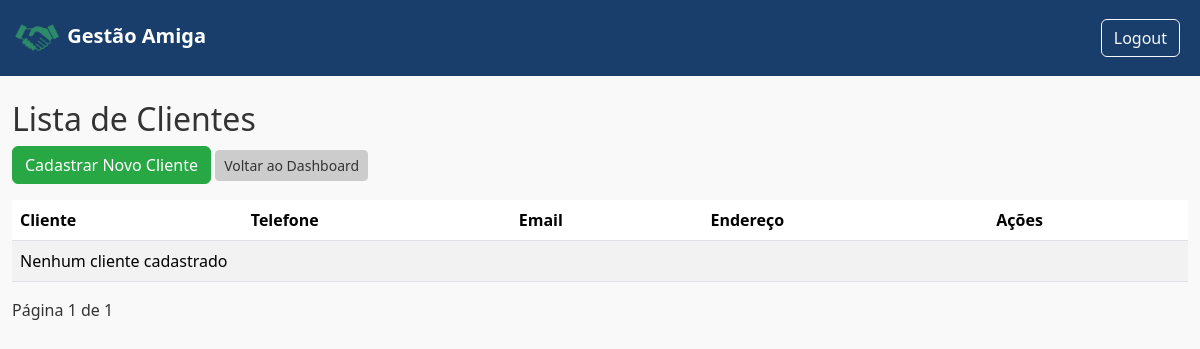
The page /clientes/9/ (signed in) on the database as committed earlier.
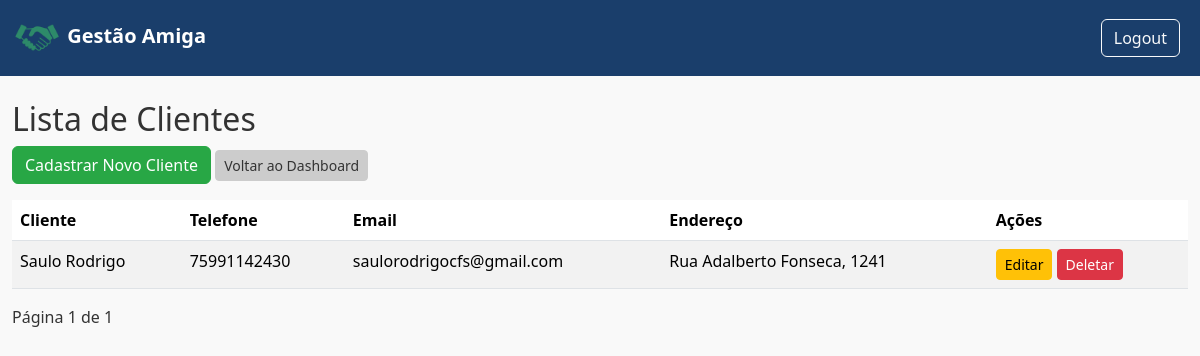
The same page on the database as committed later.
### gestao/models.py (models this page shows, shortened)
class Cliente(models.Model):
    usuario = models.ForeignKey(User, on_delete=models.CASCADE)
    loja = models.ForeignKey(Loja, on_delete=models.CASCADE, default=1)
    nome = models.CharField(max_length=100)
    email = models.EmailField(blank=True, null=True)
    telefone = models.CharField(max_length=20, blank = True, null=True)
    endereco = models.TextField(blank = True, null=True)
    data_cadastro = models.DateTimeField(auto_now_add=True)
    total_compras = models.IntegerField(default=0)

### gestao/views.py (the view)
# urls.py: path('clientes/<int:loja_id>/', views.lista_clientes, name='lista_clientes'),
@login_required
def lista_clientes(request, loja_id):
    clientes = Cliente.objects.filter(usuario=request.user, loja_id=loja_id).order_by('-id')
    paginator = Paginator(clientes, 10)
    page_number = request.GET.get('page')
    page_obj = paginator.get_page(page_number)
    return render(request, 'financeiro/lista_clientes.html', {'clientes': page_obj, 'loja_id': loja_id, 'page_obj': page_obj} )

### templates/financeiro/lista_clientes.html (shortened to what this page needs)
{% extends 'base.html' %}
{% block content %}
<h2>Lista de Clientes</h2>
<a href="{% url 'cadastrar_cliente' loja_id=loja_id %}" class="btn btn-primary">Cadastrar Novo Cliente</a>
<a href="{% url 'dashboard_loja' loja_id %}" class="btn btn-secondary btn-sm">Voltar ao Dashboard</a>
<div class="table-responsive mt-3">
<table class="table table-striped">
    <thead>
        <tr>
            <th>Cliente</th>
            <th>Telefone</th>
            <th>Email</th>
            <th>Endereço</th>
            <th>Ações</th>
        </tr>
    </thead>
    <tbody>
        {% for cliente in page_obj %}
        <tr>
            <td>{{ cliente.nome }}</td>
            <td>{{ cliente.telefone }}</td>
            <td>{{ cliente.email }}</td>
            <td>{{ cliente.endereco }}</td>
            <td>
                <a href="{% url 'editar_cliente' loja_id=loja_id pk=cliente.pk %}" class="btn btn-warning btn-sm">Editar</a>
                <a href="{% url 'deletar_cliente' loja_id=loja_id pk=cliente.pk %}" class="btn btn-danger btn-sm">Deletar</a>
            </td>
        </tr>
        {% empty %}
        <tr>
            <td colspan="6">Nenhum cliente cadastrado</td>
        </tr>
        {% endfor %}
    </tbody>
</table>
</div>
<div class="pagination">
    <span>Página {{ page_obj.number }} de {{ page_obj.paginator.num_pages }}</span>
</div>
{% endblock %}

Rows that differ between the two databases and show on the page:
added Cliente: nome "Saulo Rodrigo", telefone "75991142430", email "saulorodrigocfs@gmail.com", endereco "Rua Adalberto Fonseca, 1241"
Other text that changed with them:
text no longer shown: "Nenhum cliente cadastrado"
